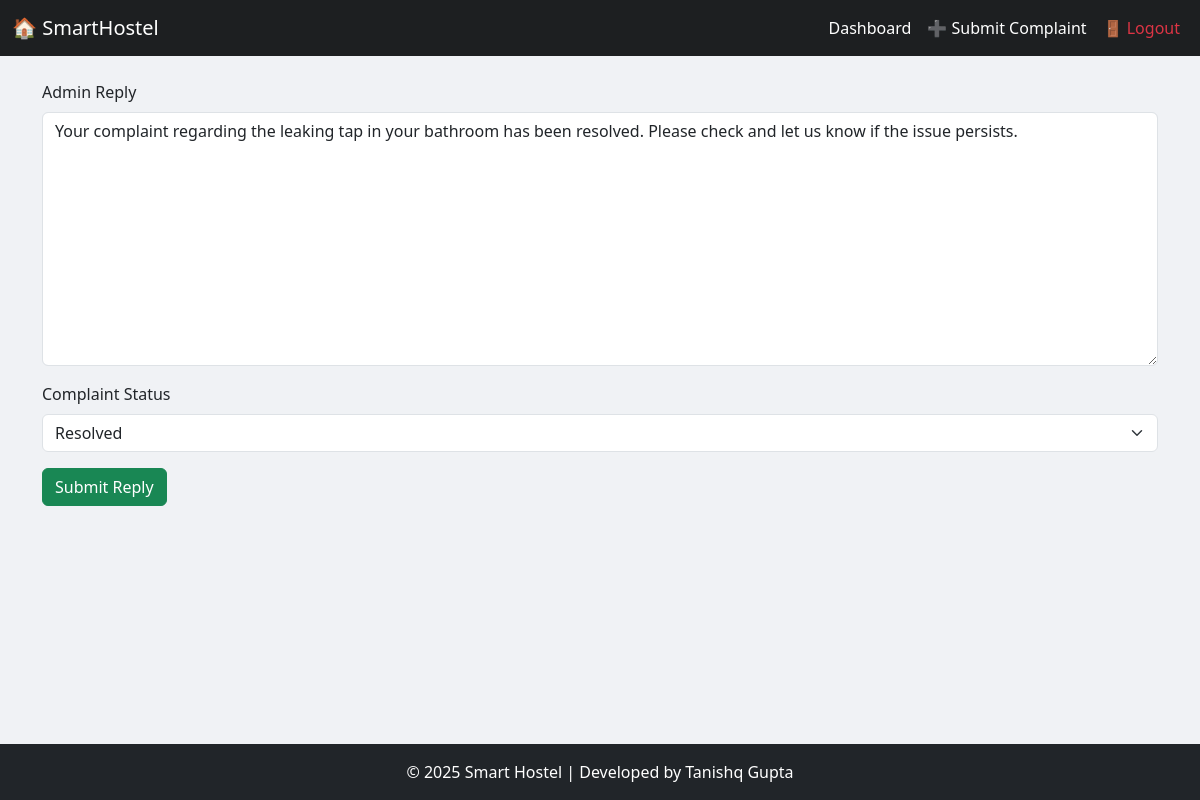
/complaints/reply/15/ (signed in), run on the app's committed database.
### hostelapp/models.py (models this page shows, shortened)
class Complaint(models.Model):
    student = models.ForeignKey(Student, on_delete=models.CASCADE)
    category = models.CharField(max_length=100)
    description = models.TextField()
    status = models.CharField(max_length=50, default='pending')
    submitted_at = models.DateTimeField(auto_now_add=True)
    admin_reply = models.TextField(blank=True)
    STATUS_CHOICES = [
    ('pending', 'Pending'),
    ('resolved', 'Resolved'),
]
    status = models.CharField(max_length=10, choices=STATUS_CHOICES, default='pending')

### hostelapp/views.py (the view)
# urls.py: path('complaints/reply/<int:complaint_id>/', views.admin_reply_view, name='admin_reply'),
@login_required
def admin_reply_view(request, complaint_id):
    complaint = get_object_or_404(Complaint, id=complaint_id)
    if request.method == 'POST':
        form = AdminReplyForm(request.POST, instance=complaint)
        if form.is_valid():
            form.save()
            return redirect('view_complaints')
    else:
        form = AdminReplyForm(instance=complaint)
    return render(request, 'admin_reply.html', {'form': form, 'complaint': complaint})

### hostelapp/forms.py
class AdminReplyForm(forms.ModelForm):
    class Meta:
        model = Complaint
        fields = ['admin_reply', 'status']
        widgets = {
            'admin_reply': forms.Textarea(attrs={'class': 'form-control'}),
            'status': forms.Select(attrs={'class': 'form-select'}),
        }

### hostelml/templates/admin_reply.html (shortened to what this page needs)
{% extends 'base.html' %}
{% block content %}
<form method="post">
    <div class="mb-3">
        <label for="id_admin_reply" class="form-label">Admin Reply</label>
        {{ form.admin_reply }}
    </div>
    <div class="mb-3">
        <label for="id_status" class="form-label">Complaint Status</label>
        {{ form.status }}
    </div>
    <button type="submit" class="btn btn-success">Submit Reply</button>
</form>
{% endblock %}

### hostelml/templates/base.html (style rules this page uses)
html, body { height: 100%; margin: 0; background-color: #f5f7fa; color: #212529; }

### data on the page
Complaint: admin_reply "Your complaint regarding the leaking tap in your bathroom has been resolved. Please check and let us know if the issue persists.", status "Resolved"
